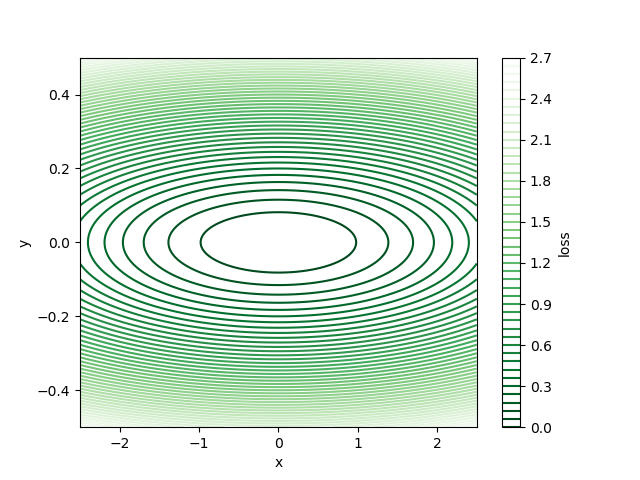

Write Python code to recreate this figure.
import numpy as np
import matplotlib.pyplot as plt
import matplotlib.cm as cm


class LossSurface:
    """A loss surface with L(x, y) = a * x ^2 + b * y ^2.
    """
    def __init__(self, a, b):
        self.a = a
        self.b = b

        N = 1000
        x_list = np.linspace(-2.5, 2.5, N)
        y_list = np.linspace(-0.5, 0.5, N)
        self.X, self.Y = np.meshgrid(x_list, y_list)
        self.Z = self.a * (self.X ** 2) + self.b * (self.Y ** 2)

    def plot(self):
        fig, ax = plt.subplots()
        cmap = cm.get_cmap('Greens_r')
        cp = ax.contour(self.X, self.Y, self.Z, 50, cmap=cmap)
        cbar = fig.colorbar(cp)
        cbar.set_label('loss')

        ax.set_xlim(-2.5, 2.5)
        ax.set_ylim(-0.5, 0.5)

        ax.set_xlabel('x')
        ax.set_ylabel('y')

        return fig, ax

if __name__ == '__main__':
    a = 1 / 16
    b = 9

    loss_surface = LossSurface(a, b)
    fig, ax = loss_surface.plot()
    fig_name = 'loss_surface.png'
    fig.savefig(fig_name)
    fig.show()

    print('{} saved.'.format(fig_name))